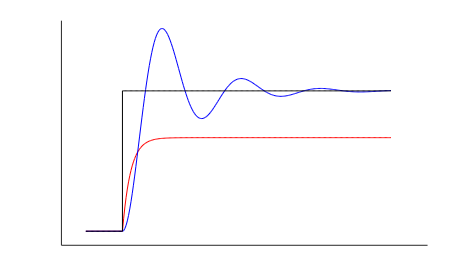

Recreate this plot in MATLAB.
close all ; clear ; clc

s = tf('s');

G1 = 1/(s+0.5);
G2 = 1/(s*(s+0.5));

F1 = feedback(G1,1);
F2 = feedback(G2,1);


tp = -3:0.1:0;
tt = 0:0.1:22;


u1 = zeros(1,length(tp));
u2 = ones(1,length(tt));
u = [u1 u2];

t = [tp tt];

x1p = zeros(1,length(tp));
x2p = zeros(1,length(tp));

[x1t,t1t] = step(F1,tt);
[x2t,t2t] = step(F2,tt);

t1 = [tp t1t'];
t2 = [tp t2t'];

x1 = [x1p x1t'];
x2 = [x2p x2t'];


figure
set(gcf,'PaperUnit','centimeters','PaperPosition',[0 0 12 7],'PaperSize',[12 7])
hold on
plot(t1,x1,'r')
plot(t2,x2,'b')
plot(t,u,'k')
set(gca,'ylim',[-0.1 1.5],'xtick',[],'ytick',[])

print(gcf,'-dpdf','../ilustracoes/efeitoIntegrador.pdf')